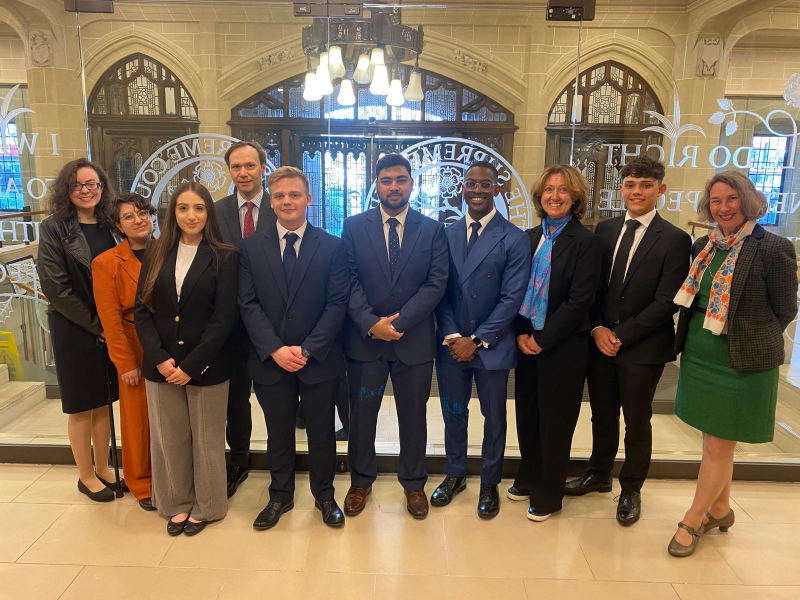
#> input picture images/pic01.jpg, 1600 x 1200 px (shown at 1/2 size)
$ python create_combined_images.py
#> lines starting #> are read from the running program, lines starting #| are printed output that depends on the picture
#!/usr/bin/env python3
"""
Image Combination Script for Surrey Students' Law Society Website
Combines logo with background images, creating a fade effect where logo becomes transparent at the top.
"""

from PIL import Image, ImageEnhance
import numpy as np
import os

def create_fade_mask(width, height, fade_start=0.3, fade_end=0.8):
    """
    Create a gradient mask for the fade effect.
    fade_start: Where the fade begins (0.0 = top, 1.0 = bottom)
    fade_end: Where the fade ends (0.0 = top, 1.0 = bottom)
    """
    mask = np.zeros((height, width), dtype=np.float32)

    for y in range(height):
        # Calculate fade position (0.0 to 1.0)
        pos = y / height

        if pos < fade_start:
            # Top: Logo fully visible
            mask[y, :] = 1.0
        elif pos > fade_end:
            # Bottom: Logo fully transparent
            mask[y, :] = 0.0
        else:
            # Middle: Gradual fade
            fade_pos = (pos - fade_start) / (fade_end - fade_start)
            mask[y, :] = 1.0 - fade_pos

    return mask

def combine_images(background_path, logo_path, output_path, logo_scale=0.6, fade_start=0.2, fade_end=0.7):
    """
    Combine background image with logo using fade effect.

    Args:
        background_path: Path to background image
        logo_path: Path to logo image
        output_path: Path for output image
        logo_scale: Scale factor for logo (0.0 to 1.0)
        fade_start: Where fade begins (0.0 = top, 1.0 = bottom)
        fade_end: Where fade ends (0.0 = top, 1.0 = bottom)
    """
    try:
        # Open images
        background = Image.open(background_path).convert('RGBA')
        logo = Image.open(logo_path).convert('RGBA')

        # Get dimensions
        bg_width, bg_height = background.size
        logo_width, logo_height = logo.size

        # Calculate new logo size (maintain aspect ratio)
        new_logo_width = int(bg_width * logo_scale)
        new_logo_height = int(new_logo_width * logo_height / logo_width)

        # Resize logo
        logo = logo.resize((new_logo_width, new_logo_height), Image.Resampling.LANCZOS)

        # Create a new image with the same size as background
        combined = Image.new('RGBA', (bg_width, bg_height), (0, 0, 0, 0))

        # Create fade mask
        fade_mask = create_fade_mask(new_logo_width, new_logo_height, fade_start, fade_end)

        # Convert mask to PIL Image
        mask_image = Image.fromarray((fade_mask * 255).astype(np.uint8), 'L')

        # Apply fade mask to logo
        logo_with_fade = logo.copy()
        logo_with_fade.putalpha(Image.fromarray((fade_mask * 255).astype(np.uint8), 'L'))

        # Calculate position to center logo
        x_offset = (bg_width - new_logo_width) // 2
        y_offset = (bg_height - new_logo_height) // 2

        # Paste logo onto background
        combined.paste(logo_with_fade, (x_offset, y_offset), logo_with_fade)

        # Combine with background
        result = Image.alpha_composite(background, combined)

        # Save result
        result.save(output_path, 'PNG', quality=95)
        print(f"✅ Created: {output_path}")

        return True

    except Exception as e:
        print(f"❌ Error creating {output_path}: {str(e)}")
        return False

def enhance_background_image(image_path, output_path, brightness=1.1, contrast=1.2, saturation=1.1):
    """
    Enhance background image for better logo visibility.
    """
#> called with image_path = 'images/pic01.jpg', output_path = 'images/pic01_enhanced.jpg', brightness = 1.1, contrast = 1.2, saturation = 1.1
    try:
        # Open image
        img = Image.open(image_path).convert('RGB')
#> img is the input picture: PIL image 1600x1200 RGB; mean R, G, B 125.3, 108.2, 86.8

        # Enhance brightness
        enhancer = ImageEnhance.Brightness(img)
        img = enhancer.enhance(brightness)
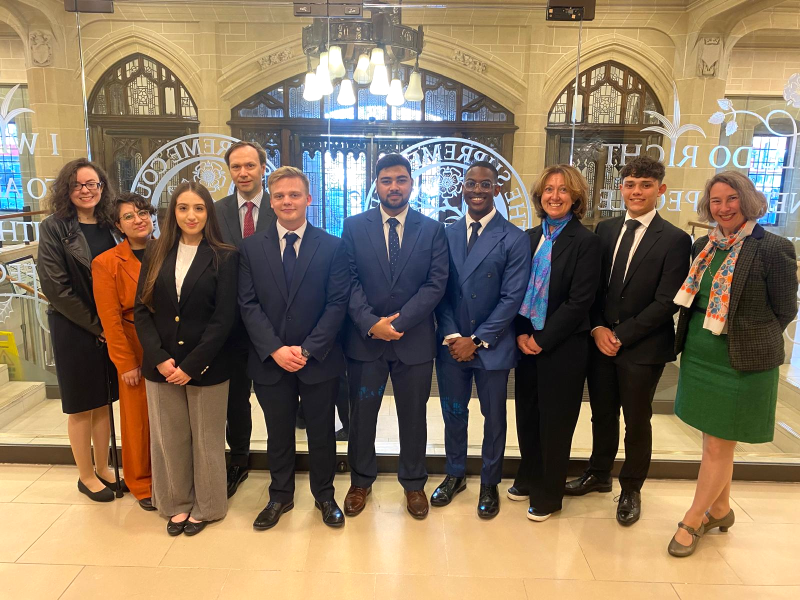
#> img: PIL image 1600x1200 RGB (shown at 1/2 size); mean R, G, B 136.9, 118.3, 94.6

        # Enhance contrast
        enhancer = ImageEnhance.Contrast(img)
        img = enhancer.enhance(contrast)

        # Enhance saturation
        enhancer = ImageEnhance.Color(img)
        img = enhancer.enhance(saturation)
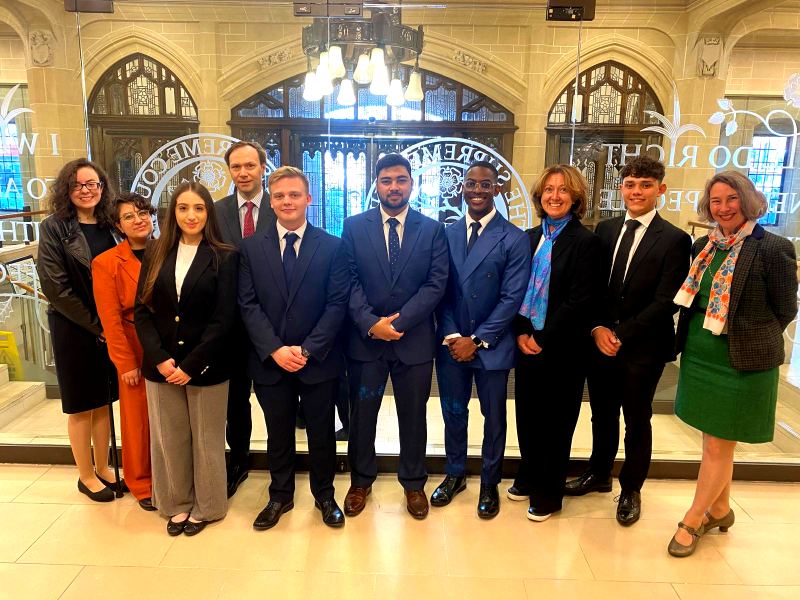
#> img: PIL image 1600x1200 RGB (shown at 1/2 size); mean R, G, B 137.7, 116.7, 86

        # Save enhanced image
        img.save(output_path, 'JPEG', quality=95)
        print(f"✅ Enhanced: {output_path}")

        return True

    except Exception as e:
        print(f"❌ Error enhancing {output_path}: {str(e)}")
        return False

def main():
    """Main function to create all combined images."""
    print("🎨 Creating Combined Images for Surrey Students' Law Society Website")
    print("=" * 70)

    # Check if images directory exists
    if not os.path.exists('images'):
        print("❌ Images directory not found. Please run this script from the project root.")
        return

    # Create enhanced versions of background images first
    print("\n📸 Step 1: Enhancing background images...")
    enhance_background_image('images/pic01.jpg', 'images/pic01_enhanced.jpg', brightness=1.1, contrast=1.2, saturation=1.1)
    enhance_background_image('images/pic02.jpg', 'images/pic02_enhanced.jpg', brightness=1.1, contrast=1.2, saturation=1.1)
#> call 2 of enhance_background_image, with image_path = 'images/pic02.jpg', output_path = 'images/pic02_enhanced.jpg', brightness = 1.1, contrast = 1.2, saturation = 1.1
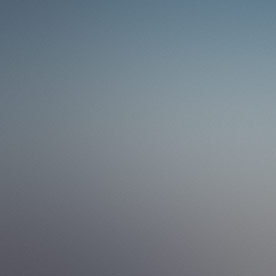
#> input picture images/pic02.jpg, 276 x 276 px
#> in enhance_background_image, img is the input picture: PIL image 276x276 RGB; mean R, G, B 115.7, 126.2, 135.4
#> in enhance_background_image (call 2), `img = enhancer.enhance(contrast)`:
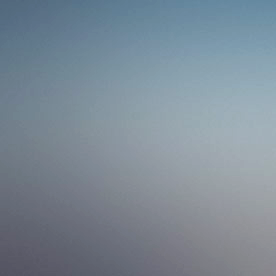
#> img: PIL image 276x276 RGB; mean R, G, B 124.6, 138.5, 150.6
    enhance_background_image('images/pic03.jpg', 'images/pic03_enhanced.jpg', brightness=1.1, contrast=1.2, saturation=1.1)
#> call 3 of enhance_background_image, with image_path = 'images/pic03.jpg', output_path = 'images/pic03_enhanced.jpg', brightness = 1.1, contrast = 1.2, saturation = 1.1
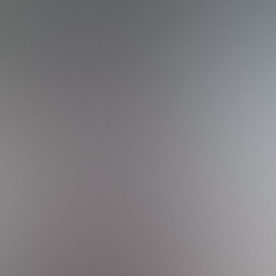
#> input picture images/pic03.jpg, 276 x 276 px
#> in enhance_background_image, img is the input picture: PIL image 276x276 RGB; mean R, G, B 127.8, 125.8, 129.1
#> in enhance_background_image (call 3), `img = enhancer.enhance(contrast)`:
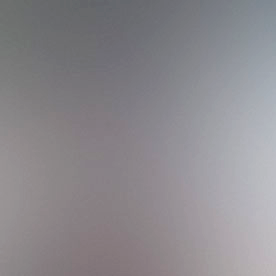
#> img: PIL image 276x276 RGB; mean R, G, B 140, 137.4, 141.7

    print("\n🎭 Step 2: Creating combined images with logo fade effect...")

    # Create combined images
    combinations = [
        {
            'background': 'images/pic01_enhanced.jpg',
            'logo': 'images/Logo-no-bg.PNG',
            'output': 'images/pic01_combined.png',
            'logo_scale': 0.7,
            'fade_start': 0.15,
            'fade_end': 0.65
        },
        {
            'background': 'images/pic02_enhanced.jpg',
            'logo': 'images/Logo-no-bg.PNG',
            'output': 'images/pic02_combined.png',
            'logo_scale': 0.65,
            'fade_start': 0.2,
            'fade_end': 0.7
        },
        {
            'background': 'images/pic03_enhanced.jpg',
            'logo': 'images/Logo-no-bg.PNG',
            'output': 'images/pic03_combined.png',
            'logo_scale': 0.6,
            'fade_start': 0.25,
            'fade_end': 0.75
        }
    ]

    success_count = 0
    for combo in combinations:
        if combine_images(
            combo['background'],
            combo['logo'],
            combo['output'],
            logo_scale=combo['logo_scale'],
            fade_start=combo['fade_start'],
            fade_end=combo['fade_end']
        ):
            success_count += 1

    print(f"\n🎯 Results: {success_count}/{len(combinations)} images created successfully!")

    if success_count == len(combinations):
        print("\n✨ All images created successfully! Here's what to do next:")
        print("1. Review the new combined images in the 'images' folder")
        print("2. If you're happy with the results, update your HTML to use:")
        print("   - images/pic01_combined.png instead of images/pic01.jpg")
        print("   - images/pic02_combined.png instead of images/pic02.jpg")
        print("   - images/pic03_combined.png instead of images/pic03.jpg")
        print("3. The logo will now fade to transparent at the top of each image!")
    else:
        print("\n⚠️  Some images failed to create. Please check the error messages above.")

    print("\n🎨 Image creation complete!")

if __name__ == "__main__":
    main()
